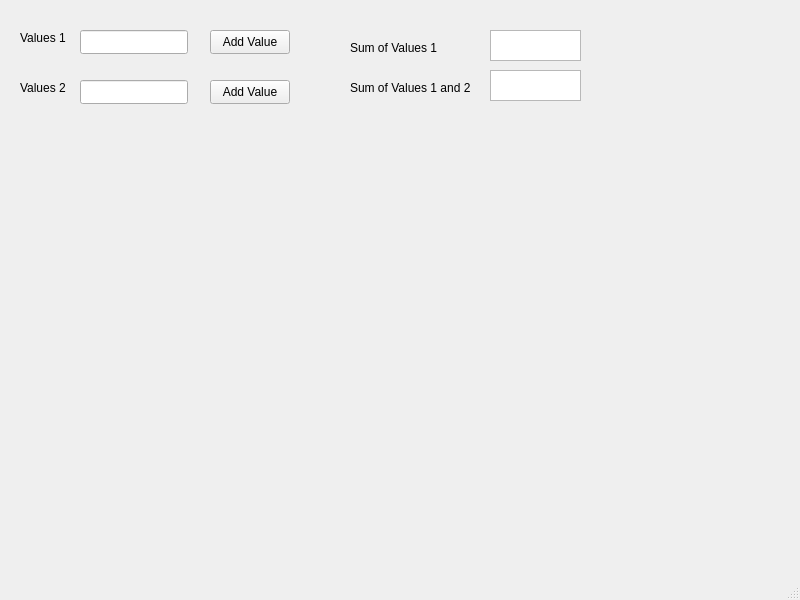
<?xml version="1.0" encoding="UTF-8"?>
<ui version="4.0">
 <class>MainWindow</class>
 <widget class="QMainWindow" name="MainWindow">
  <property name="geometry">
   <rect>
    <x>0</x>
    <y>0</y>
    <width>800</width>
    <height>600</height>
   </rect>
  </property>
  <property name="windowTitle">
   <string>MainWindow</string>
  </property>
  <widget class="QWidget" name="centralwidget">
   <widget class="InputMqttClient" name="input_1">
    <property name="geometry">
     <rect>
      <x>80</x>
      <y>30</y>
      <width>108</width>
      <height>24</height>
     </rect>
    </property>
   </widget>
   <widget class="QPushButton" name="send_input_1">
    <property name="geometry">
     <rect>
      <x>210</x>
      <y>30</y>
      <width>80</width>
      <height>24</height>
     </rect>
    </property>
    <property name="text">
     <string>Add Value</string>
    </property>
   </widget>
   <widget class="InputMqttClient" name="input_2">
    <property name="geometry">
     <rect>
      <x>80</x>
      <y>80</y>
      <width>108</width>
      <height>24</height>
     </rect>
    </property>
   </widget>
   <widget class="QPushButton" name="send_input_2">
    <property name="geometry">
     <rect>
      <x>210</x>
      <y>80</y>
      <width>80</width>
      <height>24</height>
     </rect>
    </property>
    <property name="text">
     <string>Add Value</string>
    </property>
   </widget>
   <widget class="QLabel" name="label_input_1">
    <property name="geometry">
     <rect>
      <x>20</x>
      <y>30</y>
      <width>51</width>
      <height>16</height>
     </rect>
    </property>
    <property name="text">
     <string>Values 1</string>
    </property>
   </widget>
   <widget class="QLabel" name="label_input_2">
    <property name="geometry">
     <rect>
      <x>20</x>
      <y>80</y>
      <width>51</width>
      <height>16</height>
     </rect>
    </property>
    <property name="text">
     <string>Values 2</string>
    </property>
   </widget>
   <widget class="QPlainTextEdit" name="plainTextEdit">
    <property name="geometry">
     <rect>
      <x>490</x>
      <y>30</y>
      <width>91</width>
      <height>31</height>
     </rect>
    </property>
    <property name="readOnly">
     <bool>true</bool>
    </property>
   </widget>
   <widget class="QPlainTextEdit" name="plainTextEdit_2">
    <property name="geometry">
     <rect>
      <x>490</x>
      <y>70</y>
      <width>91</width>
      <height>31</height>
     </rect>
    </property>
    <property name="readOnly">
     <bool>true</bool>
    </property>
   </widget>
   <widget class="QLabel" name="label_input_3">
    <property name="geometry">
     <rect>
      <x>350</x>
      <y>40</y>
      <width>91</width>
      <height>16</height>
     </rect>
    </property>
    <property name="text">
     <string>Sum of Values 1</string>
    </property>
   </widget>
   <widget class="QLabel" name="label_input_4">
    <property name="geometry">
     <rect>
      <x>350</x>
      <y>80</y>
      <width>121</width>
      <height>16</height>
     </rect>
    </property>
    <property name="text">
     <string>Sum of Values 1 and 2</string>
    </property>
   </widget>
  </widget>
  <widget class="QMenuBar" name="menubar">
   <property name="geometry">
    <rect>
     <x>0</x>
     <y>0</y>
     <width>800</width>
     <height>21</height>
    </rect>
   </property>
  </widget>
  <widget class="QStatusBar" name="statusbar"/>
 </widget>
 <customwidgets>
  <customwidget>
   <class>InputMqttClient</class>
   <extends>QLineEdit</extends>
   <header location="global">inputmqttclient.h</header>
  </customwidget>
 </customwidgets>
 <resources/>
 <connections/>
</ui>
